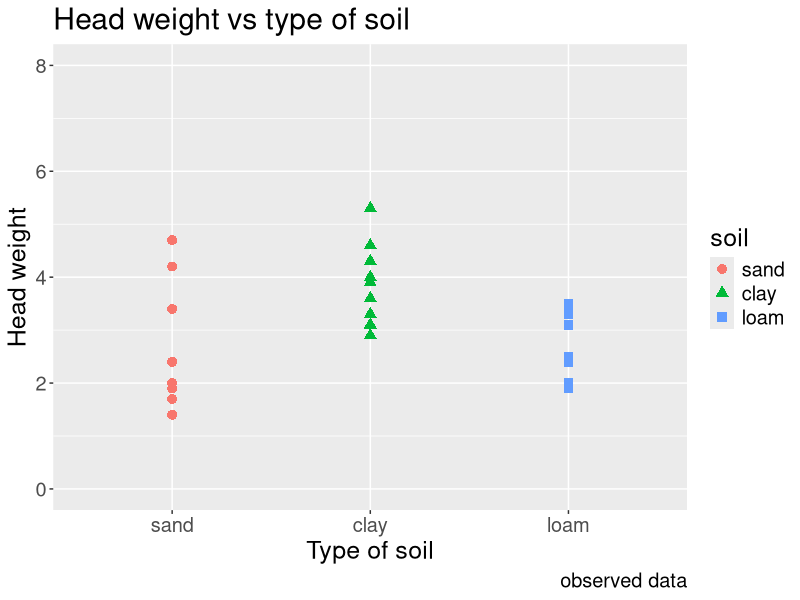
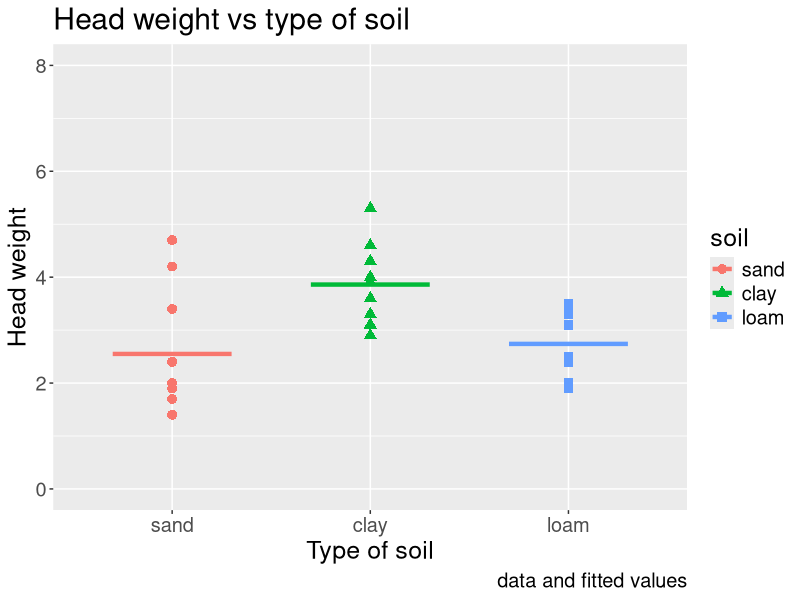
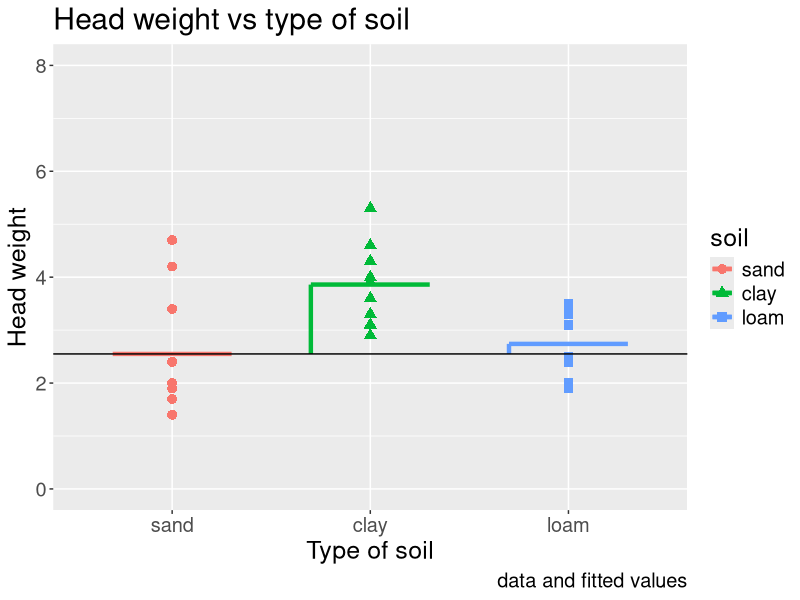
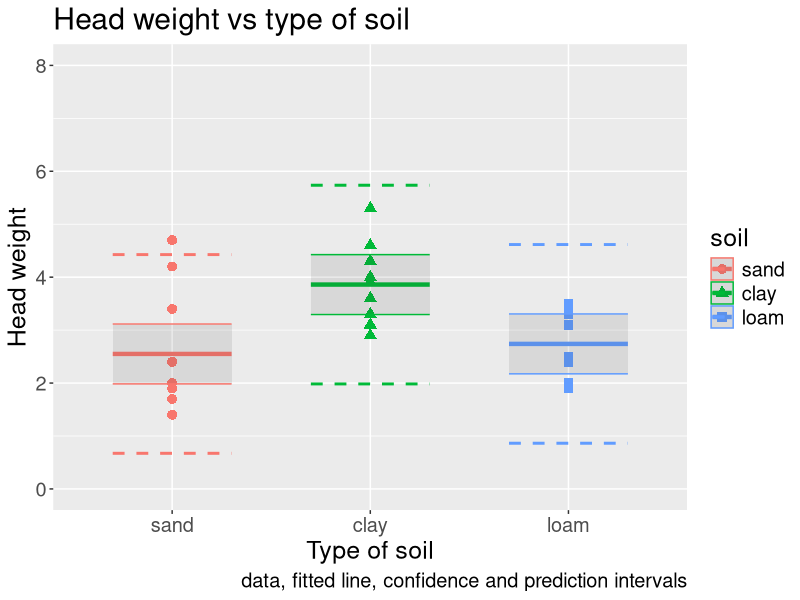
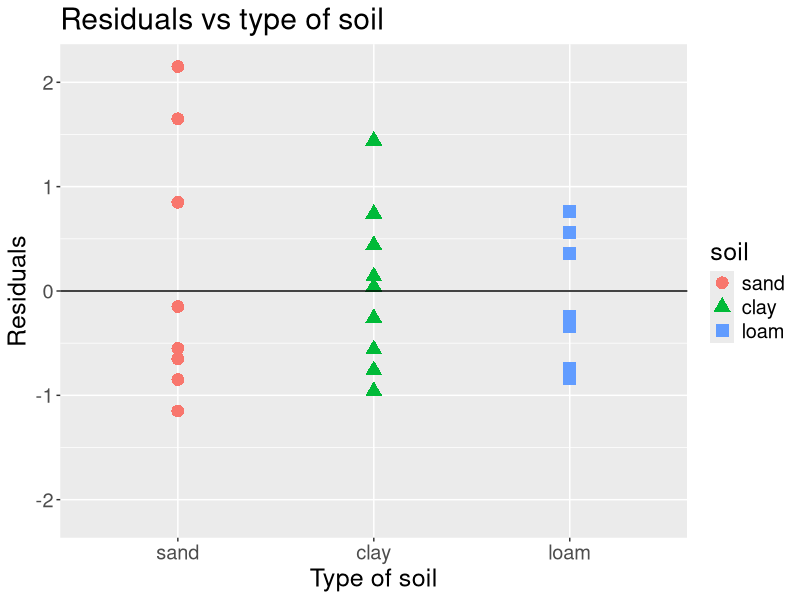
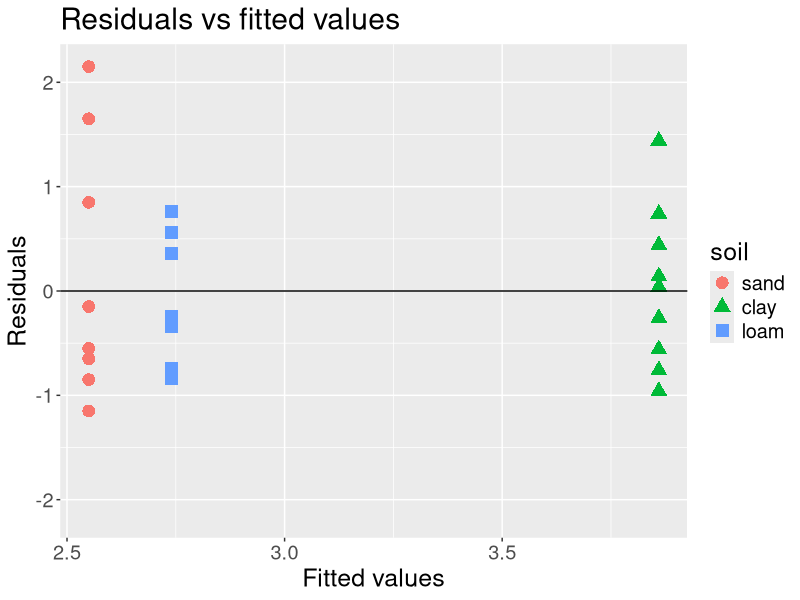
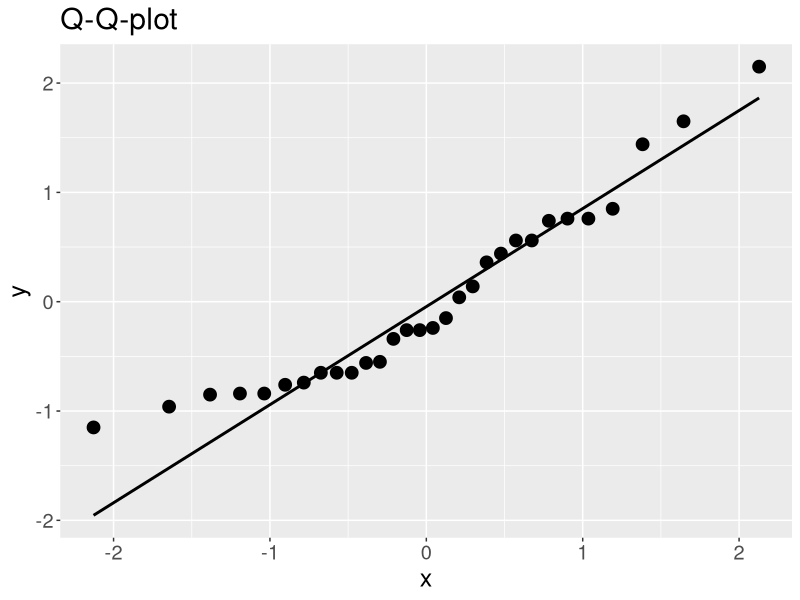
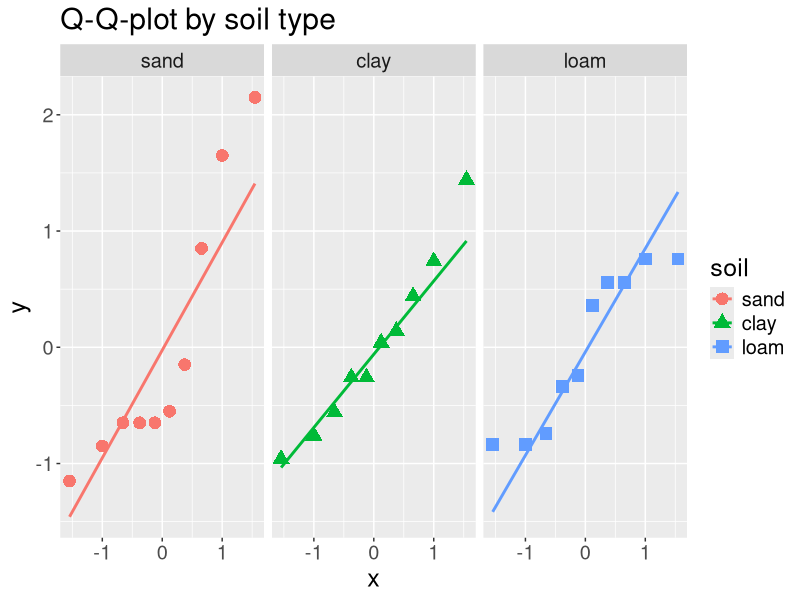

Generate these figures, in order, with R:
# Lecture 3b: 30/3-20: Categorical x-variables

# Create the data set:
cabbage <- data.frame(
  soil = c(rep(1, 10), rep(2, 10), rep(3, 10)),
  fertilize = c(10, 15, 20, 25, 30, 40, 45, 50, 55, 60,
                10, 15, 20, 25, 30, 40, 45, 50, 55, 60,
                10, 15, 20, 25, 30, 40, 45, 50, 55, 60),
  headwt = c(1.4, 1.9, 3.4, 2.4, 4.2, 1.9, 1.7, 4.7, 1.9,
             2.0, 3.1, 2.9, 3.6, 3.9, 3.6, 4.0, 3.3, 4.3,
             5.3, 4.6, 1.9, 2.0, 3.1, 3.5, 3.3, 2.4, 2.5,
                                 3.5, 1.9, 3.3))
head(cabbage)

## tell R that soil is a categorical variable, not numerical:
cabbage$soil <-
  factor(cabbage$soil,
         levels = c(1, 2, 3),
         labels = c("sand", "clay", "loam"))
head(cabbage)
summary(cabbage)

library(ggplot2)

# Plot the head weight against soil.
# By puttin color = soil and shape = soil
# inside the aes() ggplot will give each soil type
# its own colour and shape. 
# Size is outside aes() and thus the same for all points.
# Note the expand_limits. Used on all plots on any y-axis
# representing head weight. Makes it easier to compare plots.

(
  plot.data <- ggplot(cabbage, aes(x = soil, y = headwt)) +
    geom_point(aes(color = soil, shape = soil), size = 3) +
    expand_limits(y = c(0, 8)) +
    ylab("Head weight") + 
    xlab("Type of soil") +
    labs(title = "Head weight vs type of soil") +
    theme(text = element_text(size = 18)) +
    labs(caption = "observed data")
)

# Fit the model: Y + b0 + b1*clay + b2*loam
# Use soil as x-variable. Since it is a factor variable
# the lm-function will create dummy variables internally,
# using the first level as reference.
# You can change the reference to, e.g., clay by using
# relevel(soil, "clay") instead of soil.
(model.s <- lm(headwt ~ soil, data = cabbage))
(sum.s <- summary(model.s))
confint(model.s)

# Predictions to get nice horisontal lines
(x0 <- data.frame(
  x = c(0.7, 1.7, 2.7, 1.3, 2.3, 3.3),
  soil = rep(c("sand", "clay", "loam"),2)))
(y0 <- cbind(
  x0, 
  predict(model.s, x0, se.fit = TRUE),
  conf = predict(model.s, x0, interval = "confidence"),
  pred = predict(model.s, x0, interval = "prediction"))
)
y0$conf.fit <- y0$pred.fit <- NULL
y0$se.pred <- sqrt(y0$se.fit^2 + y0$residual.scale^2)
y0

(
  plot.lines <- plot.data + 
    geom_line(data = y0,
              aes(x = x, y = fit, color = soil),
              size = 1.5) +
    labs(caption = "data and fitted values")
)

# Predictions to get vertical lines from b0 to b0+b1
# and b0+b2:
(y0.v <- data.frame(
  x = c(0.7, 0.7, 1.7, 1.7, 2.7, 2.7),
  soil = c("sand", "sand", "sand", "clay", "sand", "loam"),
  type = c("sand", "sand", "clay", "clay", "loam", "loam")))
y0.v <- cbind(y0.v, fit = predict(model.s, y0.v))
y0.v
(plot.linesv <- plot.lines + 
    geom_line(data = y0.v,
              aes(x = x, y = fit, color = type),
              size = 1.5) +
    geom_hline(yintercept = predict(model.s, 
                                    data.frame(soil = "sand"))) +
    labs(caption = "data and fitted values")
)

# add confidence and prediction intervals:
plot.lines + 
  geom_ribbon(data = y0,
              aes(color = soil, y = fit, x = x, ymin = conf.lwr, ymax = conf.upr),
              alpha = 0.1) +
  geom_line(data = y0, aes(x = x, y = pred.lwr, color = soil),
            linetype = "dashed", size = 1) +
  geom_line(data = y0, aes(x = x, y = pred.upr, color = soil),
            linetype = "dashed", size = 1) +
  labs(caption = "data, fitted line, confidence and prediction intervals")

# residuals####
cabbage.pred <- cbind(cabbage, fit = predict(model.s))
cabbage.pred$e <- residuals(model.s)
head(cabbage.pred)
elim <- max(abs(cabbage.pred$e)) * c(-1, 1)

# E vs soil
ggplot(cabbage.pred, aes(x = soil, y = e, color = soil)) +
  geom_point(aes(shape = soil), size = 4) +
  geom_hline(yintercept = 0) +
  expand_limits(y = elim) +
  xlab("Type of soil") +
  ylab("Residuals") +
  labs(title = "Residuals vs type of soil") +
  theme(text = element_text(size = 18))

# e vs y-hat
ggplot(cabbage.pred, aes(x = fit, y = e, color = soil)) +
  geom_point(aes(shape = soil), size = 4) +
  geom_hline(yintercept = 0) +
  expand_limits(y = elim) +
  xlab("Fitted values") +
  ylab("Residuals") +
  labs(title = "Residuals vs fitted values") +
  theme(text = element_text(size = 18))

# qq-plot of e
ggplot(cabbage.pred, aes(sample = e)) +
  geom_qq(size = 4) + geom_qq_line(size = 1) +
  labs(title = "Q-Q-plot") +
  theme(text = element_text(size = 18))

# Separate qq-plot for e for the different soil types.
# facet_wrap(~ soil) creates separate plots:
ggplot(cabbage.pred, aes(sample = e, color = soil,
                         shape = soil)) +
  geom_qq(size = 4) + geom_qq_line(size = 1) +
  facet_wrap(~ soil) +
  labs(title = "Q-Q-plot by soil type") +
  theme(text = element_text(size = 18))

# soil and fertilizer####

# y vs fertilizer for each soil type:
ggplot(cabbage, aes(x = fertilize, y = headwt, color = soil)) +
  geom_point(aes(shape = soil), size = 3) +
  facet_wrap(~ soil) +
  xlab("Fertilizer") +
  ylab("Head weight") +
  labs(title = "Head weight by fertilizer and soil type") +
  labs(caption = "data") +
  theme(text = element_text(size = 18)) +
  expand_limits(y = c(0, 8))

# Y = b0 + b1*clay + b2*loam + b3*fertilize
model.sf <- lm(headwt ~ soil + fertilize, data = cabbage)
(sum.sf <- summary(model.sf))
confint(model.sf)

# predict with intervals for the plots
cabbage.pred.sf <- 
  cbind(cabbage,
        conf = predict(model.sf, interval = "confidence"),
        pred = predict(model.sf, interval = "prediction"))
head(cabbage.pred.sf)

# add intervals to the data.
# WARNING: we cannot use geom_smooth here.
# It uses different slopes and different sigma for each soil!
ggplot(data = cabbage.pred.sf, aes(x = fertilize, y = headwt,
                                   shape = soil, color = soil)) +
  geom_point(size = 3) +
  geom_line(aes(y = conf.fit), size = 1) +
  geom_ribbon(aes(ymin = conf.lwr, ymax = conf.upr,
                  group = soil),
                  alpha = 0.1) +
  geom_line(aes(y = pred.lwr), linetype = "dashed", size = 1) +
  geom_line(aes(y = pred.upr), linetype = "dashed", size = 1) +
  facet_wrap(~ soil) +
  xlab("Fertilizer") +
  ylab("Head weight") + 
  labs(title = "Head weight as a function of soil type and fertilizer") +
  labs(caption = "data, fitted line, conf. and pred. interval") +
  theme(text = element_text(size = 18)) +
  expand_limits(y = c(0, 8))

# residuals: not shown in the lecture slides####
cabbage.pred.sf$e <- residuals(model.sf)
head(cabbage.pred.sf)
  # old e-limits
elim
# larges residual now:
max(abs(cabbage.pred.sf$e))
# ..is smaller. Use the old limits for comparisin.

ggplot(cabbage.pred.sf, aes(x = conf.fit, y = e, color = soil)) +
  geom_point(aes(shape = soil), size = 4) +
  expand_limits(y = elim) +
  xlab("Fitted value") +
  ylab("Residuals") +
  labs(title = "Residuals vs fitted values (Y-hat)") +
  theme(text = element_text(size = 18)) +
  geom_hline(yintercept = 0)

ggplot(cabbage.pred.sf, aes(x = fertilize, y = e, color = soil)) +
  geom_point(aes(shape = soil), size = 4) +
  expand_limits(y = elim) +
  geom_hline(yintercept = 0) +
  xlab("Fertilizer") +
  ylab("Residuals") +
  labs(title = "Residuals vs fertilizer") + 
  theme(text = element_text(size = 18)) +
  facet_wrap(~ soil)

ggplot(cabbage.pred.sf, aes(x = soil, y = e, color = soil)) +
  geom_point(aes(shape = soil), size = 4) +
  expand_limits(y = elim) +
  xlab("Soil type") +
  ylab("Residuals") +
  labs(title = "Residuals vs soil type") + 
  theme(text = element_text(size = 18)) +
  geom_hline(yintercept = 0)

ggplot(cabbage.pred.sf, aes(sample = e)) +
  geom_qq(size = 3) + geom_qq_line() +
  theme(text = element_text(size = 18))
  
ggplot(cabbage.pred.sf, aes(sample = e, color = soil, shape = soil)) +
  geom_qq(size = 3) + geom_qq_line() +
  theme(text = element_text(size = 18)) +
  facet_wrap(~ soil)

# soil and fertilizer interaction####
# Add an (actually two) interaction term(s):
model.sfi <- lm(headwt ~ soil*fertilize, data = cabbage)
(sum.sfi <- summary(model.sfi))
confint(model.sfi)

# Predict for plots:
cabbage.pred.sfi <- 
  cbind(cabbage,
        conf = predict(model.sfi, interval = "confidence"),
        pred = predict(model.sfi, interval = "prediction"),
        e = residuals(model.sfi))
head(cabbage.pred.sfi)

# Plot data , fitted lines and intervals:
ggplot(data = cabbage.pred.sfi, 
       aes(x = fertilize, y = headwt,
           shape = soil, color = soil)) +
  geom_point(size = 3) +
  geom_line(aes(y = conf.fit), size = 1) +
  geom_ribbon(aes(ymin = conf.lwr, ymax = conf.upr),
              alpha = 0.1) +
  geom_line(aes(y = pred.lwr), linetype = "dashed", size = 1) +
  geom_line(aes(y = pred.upr), linetype = "dashed", size = 1) +
  facet_wrap(~ soil) +
  xlab("Fertilizer") +
  ylab("Head weight") + 
  labs(title = "Head weight as a function of soil type and fertilizer") +
  labs(caption = "data, fitted line, conf. and pred. interval") +
  theme(text = element_text(size = 18)) +
  expand_limits(y = c(0, 8))

# residuals####
# old e-limits
elim
# largest residual now:
max(abs(cabbage.pred.sfi$e))
# ..is smaller. Use the old limits for comparisin.

ggplot(cabbage.pred.sfi, aes(x = conf.fit, y = e, color = soil)) +
  geom_point(aes(shape = soil), size = 4) +
  expand_limits(y = elim) +
  xlab("Fitted value") +
  ylab("Residuals") +
  labs(title = "Residuals vs fitted values (Y-hat)") +
  theme(text = element_text(size = 18)) +
  geom_hline(yintercept = 0)

ggplot(cabbage.pred.sfi, aes(x = fertilize, y = e, color = soil)) +
  geom_point(aes(shape = soil), size = 4) +
  expand_limits(y = elim) +
  geom_hline(yintercept = 0) +
  xlab("Fertilizer") +
  ylab("Residuals") +
  labs(title = "Residuals vs fertilizer by soil") + 
  theme(text = element_text(size = 18)) +
  facet_wrap(~ soil)

ggplot(cabbage.pred.sfi, aes(x = soil, y = e, color = soil)) +
  geom_point(aes(shape = soil), size = 4) +
  expand_limits(y = elim) +
  xlab("Soil type") +
  ylab("Residuals") +
  labs(title = "Residuals vs soil type") + 
  theme(text = element_text(size = 18)) +
  geom_hline(yintercept = 0)

ggplot(cabbage.pred.sfi, aes(sample = e)) +
  geom_qq(size = 4) + geom_qq_line() +
  expand_limits(y = elim) +
  labs(title = "Q-Q-plot") +
  theme(text = element_text(size = 18))

ggplot(cabbage.pred.sfi, aes(sample = e, color = soil, shape = soil)) +
  geom_qq(size = 3) + geom_qq_line() +
  expand_limits(y = elim) +
  labs(title = "Q-Q-plot by soil type") +
  theme(text = element_text(size = 18)) +
  facet_wrap(~ soil)

